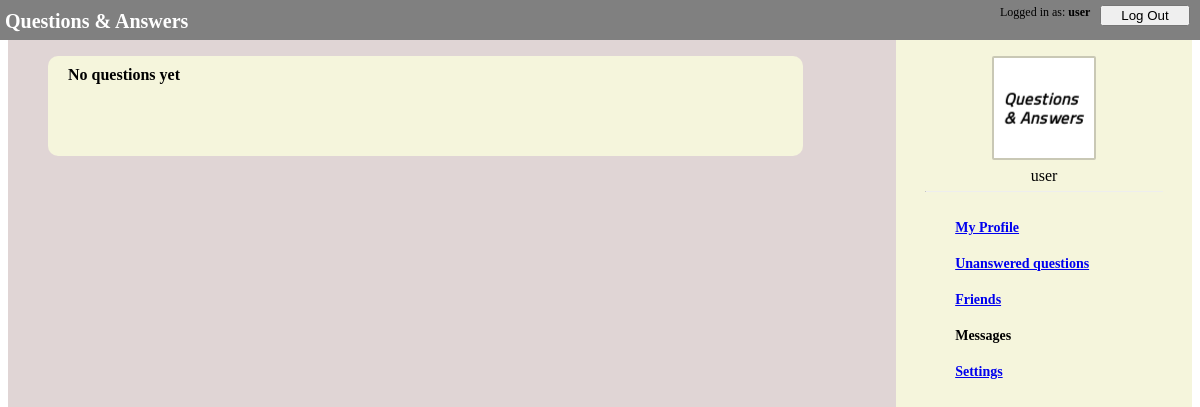
The app's page /ask/profile (signed in), older data.
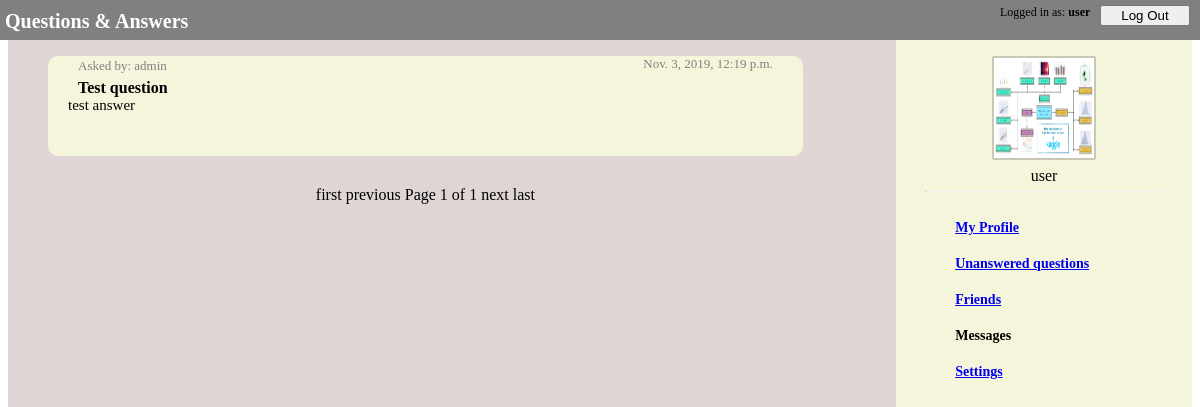
The same page, newer data.
### ask/models.py (models this page shows)
class QuestionModel(models.Model):
    owner = models.ForeignKey(
        UserModel, on_delete=models.CASCADE, related_name="questions_owner")
    asked_by = models.ForeignKey(
        UserModel, on_delete=models.PROTECT, related_name="questions_asked")
    content = models.CharField(max_length=1000)
    date = models.DateTimeField(auto_now_add=True)
    answer = models.OneToOneField(
        AnswerModel, null=True, on_delete=models.CASCADE)

class UserModel(AbstractUser):
    friends = models.ManyToManyField(
        'self', through='FriendsModel', symmetrical=False)
    avatar = models.ImageField(null=True, upload_to=user_directory_path)

class AnswerModel(models.Model):
    content = models.CharField(max_length=1000)
    date = models.DateTimeField(auto_now_add=True)

### ask/views.py (the view)
# urls.py: path('profile', views.ProfileView.as_view(), name='profile'),
class ProfileView(View, QuestionsMixIn, FriendsMixIn):
    def get(self, request):
        try:
            user = UserModel.objects.get(
                pk=request.session['_auth_user_id'])
        except KeyError:
            return HttpResponseRedirect(reverse('ask:login'))
        context = self.get_context(user)
        self.add_pagination(context, request)
        return render(request, "ask/profile.html", context=context)
    @QuestionsMixIn.add_num_unanswered_to_context
    @FriendsMixIn.add_num_invites_to_context
    @AvatarMinIn.add_avatar_to_context
    def get_context(self, user):
        questions_with_answers = self.questions_with_answers(
            user)
        context = {"questions_with_answers": questions_with_answers}
        return context
    def add_pagination(self, context, request):
        paginator = Paginator(context["questions_with_answers"], 6)
        page = request.GET.get('page')
        context["questions_with_answers"] = paginator.get_page(page)

### ask/view/MixIns.py (called while the page is built)
def get_user(user_id):
    if type(user_id) == int:
        user = UserModel.objects.get(pk=user_id)
    elif type(user_id) == str:
        user = UserModel.objects.get(pk=user_id)
    else:
        user = user_id
    return user

    def questions_with_answers(self, user):
        answered_questions = QuestionModel.objects.filter(
            owner=user).exclude(answer=None).order_by('date')[::-1]
        answers = [question.answer for question in answered_questions]
        return list(zip(answered_questions, answers))

    @staticmethod
    def add_num_unanswered_to_context(func, *args, **kwargs):
        def context_with_unanswered(self, *args, **kwargs):
            context = func(self, *args, **kwargs)
            user_id = args[0]
            context["num_unanswered"] = self.get_num_unanswered(user_id)
            return context
        return context_with_unanswered

    def get_num_unanswered(self, user_id):
        user = get_user(user_id)
        unanswered_questions = self.unanswered_questions(user)
        return len(unanswered_questions)

### ask/templates/ask/profile.html (shortened to what this page needs)
{% extends "ask/navigation_bar.html" %}
{% load static %}
{%block styles %}
<link rel="stylesheet" type="text/css" href="{% static 'ask/navigation_bar.css' %}">
<link rel="stylesheet" type="text/css" href="{% static 'ask/questions.css' %}">
<link rel="stylesheet" type="text/css" href="{% static 'ask/profile.css' %}">
{% endblock styles %}
{%block content %}
<div class="questions">
    {% if questions_with_answers|length == 0 %}
    <div class="question_block">
        <p class="no_unanswered">No questions yet</p>
    </div>
    {% else %}
    {% for question, answer in questions_with_answers %}
    <div class="question_block">
        <a class="asked_by">Asked by: {{ question.asked_by.username }}</a>
        <a class="asked_date"> {{ question.date }} </a>
        <p class="question">{{ question.content }}</p>
        <p class="answer">{{ answer.content }}</p>
    </div>
    {% endfor %}
    <div class="pagination">
        {% if questions_with_answers.has_previous %}
        <a href="?page=1" class="pagination_item">first</a>
        <a href="?page={{questions_with_answers.previous_page_number }}" class="pagination_item">previous</a>
        {% else %}
        <a class="pagination_item">first</a>
        <a class="pagination_item">previous</a>
        {% endif %}
        <span class="pagination_item">
            Page {{questions_with_answers.number}} of {{questions_with_answers.paginator.num_pages}}
        </span>
        {% if questions_with_answers.has_next %}
        <a href="?page={{questions_with_answers.next_page_number}}" class="pagination_item">next</a>
        <a href="?page={{questions_with_answers.paginator.num_pages}}" class="pagination_item">last</a>
        {% else %}
        <a class="pagination_item">next</a>
        <a class="pagination_item">last</a>
        {%endif%}
    </div>
    {% endif %}
</div>
{% endblock content %}

Row changes from the older to the newer data that the page shows:
added QuestionModel: asked_by.username "admin", date "Nov. 3, 2019, 12:19 p.m.", content "Test question", content "test answer"
Text that changed along with them:
{{ questions_with_answers.number }}: (not shown) → "1"
{{ questions_with_answers.paginator.num_pages }}: (not shown) → "1"
text no longer shown: "No questions yet"
text now shown: "first previous Page of next last"
